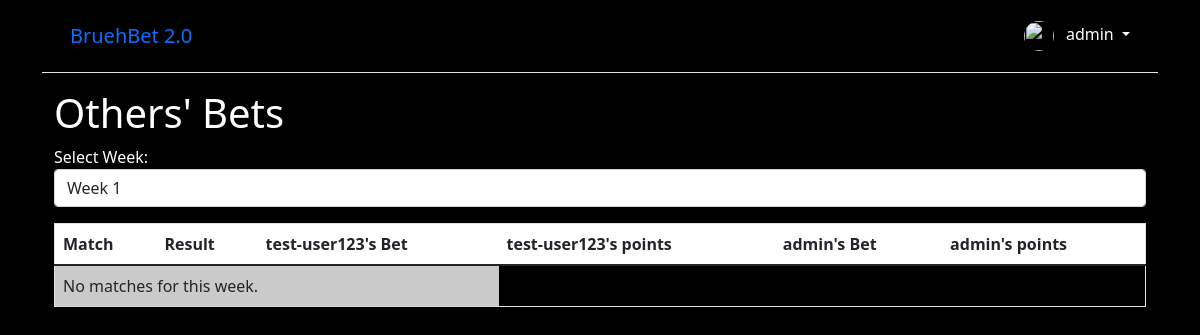
The page /users/fellow_bets/274/ (signed in) on the database as committed earlier.
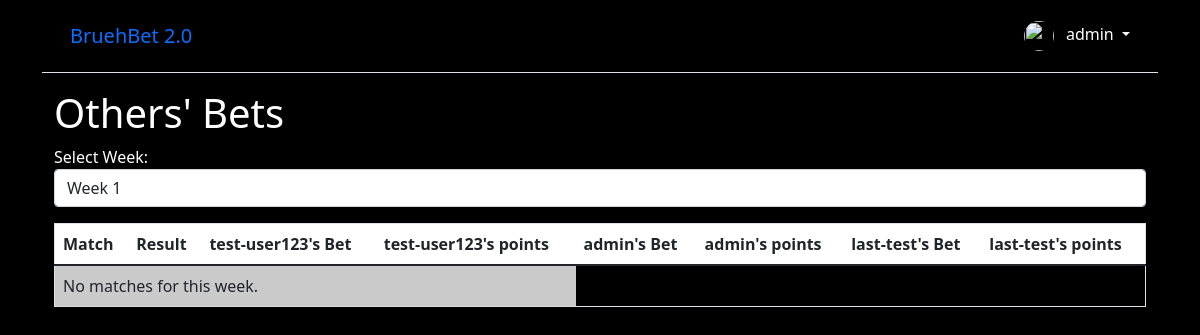
The same page on the database as committed later.
### users/models.py (models this page shows, shortened)
class CustomUser(AbstractUser):
    favorite_team = models.ForeignKey(Team, on_delete=models.SET_NULL, null=True, blank=True)

### users/views.py (the view)
# urls.py: path('fellow_bets/<int:week_number>/', FellowBetsView.as_view(), name='fellow_bets'),
class FellowBetsView(ListView):
    model = Bet
    template_name = 'fellow_bets.html'
    context_object_name = 'bets'
    def get_queryset(self):
        week_number = self.kwargs.get('week_number')
        return Bet.objects.filter(match__week_number=week_number)
    def get_context_data(self, **kwargs):
        context = super().get_context_data(**kwargs)
        context['weeks'] = range(1, 19)
        context['matches'] = Match.objects.filter(week_number=self.kwargs.get('week_number'))
        context['users'] = CustomUser.objects.all()
        context['week_number'] = self.kwargs.get('week_number')
        context['current_time']: timezone.now()
        return context

### templates/fellow_bets.html (shortened to what this page needs)
{% extends 'base.html' %}
{% block content %}
<div class="container">
    <div class="row">
        <div class="col-12">
            <h1>Others' Bets</h1>
            <label for="week_number">Select Week:</label>
            <select id="week_number" onchange="location = this.value;" class="form-control mb-3">
                {% for week in weeks %}
                <option value="{% url 'fellow_bets' week %}" {% if week == week_number %}selected{% endif %}>Week {{ week }}</option>
                {% endfor %}
            </select>
            <div class="d-none d-md-block table-responsive">
                <table class="table">
                    <thead>
                        <tr style="background-color: white;">
                            <th>Match</th>
                            <th>Result</th>
                            {% for user in users %}
                            <th>{{ user.username }}'s Bet</th>
                            <th>{{ user.username }}'s points</th>
                            {% endfor %}
                        </tr>
                    </thead>
                    <tbody>
                        {% for match in matches %}
                        <tr>
                            <td>{{ match.away_team }} at {{ match.home_team }}</td>
                            <td>{{ match.away_team_result }} : {{ match.home_team_result }}</td>
                            {% for user in users %}
                            <td>
                                {% for bet in bets %}
                                    {% if bet.user == user and bet.match == match %}
                                        {% if match.has_started %}
                                            {{ bet.predicted_away_score }} : {{ bet.predicted_home_score }}
                                        {% else %}
                                            Game not started
                                        {% endif %}
                                    {% endif %}
                                {% endfor %}
                            </td>
                            <td>
                                {% for bet in bets %}
                                    {% if bet.user == user and bet.match == match %}
                                        {% if match.has_started %}
                                            {{ bet.points }}
                                        {% endif %}
                                    {% endif %}
                                {% endfor %}
                            </td>
                            {% endfor %}
                        </tr>
                        {% empty %}
                        <tr>
                            <td colspan="{{ users|length|add:1 }}">No matches for this week.</td>
                        </tr>
                        {% endfor %}
                    </tbody>
                </table>
            </div>
        </div>
    </div>
</div>
{% endblock %}

### templates/base.html (shortened to what this page needs)
{% load static %}
<!DOCTYPE html>
<html>
<head>
  <link rel="stylesheet" type="text/css" href="{% static 'css/styles.css' %}">
  <link href="https://cdn.jsdelivr.net/npm/bootstrap@5.1.3/dist/css/bootstrap.min.css" rel="stylesheet"
>
</head>
<body>
  <div class="container">
    <header class="p-3 mb-3 border-bottom">
      <div class="container">
        <div class="d-flex flex-wrap align-items-center justify-content-center
          justify-content-lg-start">
          <a class="navbar-brand" href="{% url 'home' %}">BruehBet 2.0</a>
            {% if user.is_authenticated %}
          <div class="dropdown text-end">
            <a href="#" class="d-block link-dark text-decoration-none dropdown-toggle" id="dropdownUser1"
              data-bs-toggle="dropdown" aria-expanded="false">
              <img src="{{ user.favorite_team.logo.url }}" width="30" height="30" class="rounded-circle me-2">
              {{ user.username }}
            </a>
          </div>
          {% else %}
          <div class="text-end">
            <a href="{% url 'login' %}" class="btn btn-outline-primary me-2">Log
              In</a>
            <a href="{% url 'signup' %}" class="btn btn-primary">Sign Up</a>
          </div>
          {% endif %}
        </div>
      </div>
    </header>
    <main>
      {% block content %}
      {% endblock content %}
    </main>
  </div>
</body>
</html>

Rows that differ between the two databases and show on the page:
added CustomUser: username "last-test"
